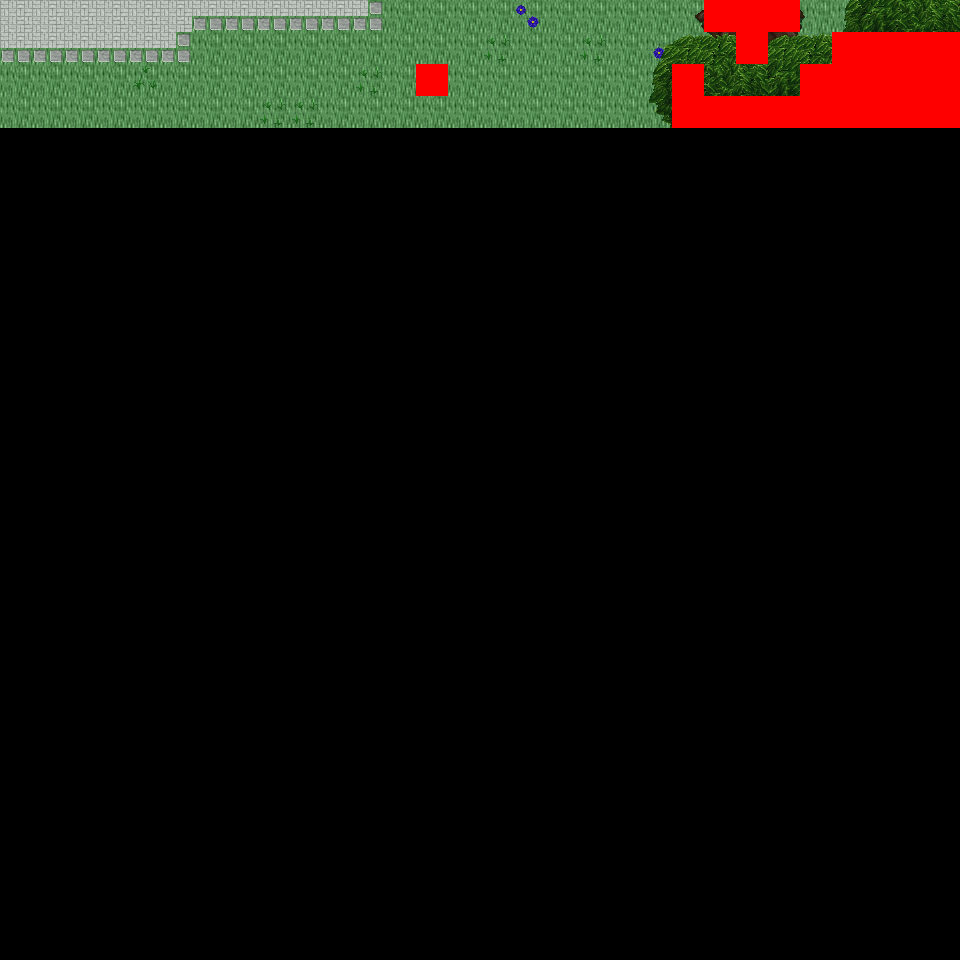

A level layout from a 2D game, rendered from its tile map. Below: a short description, then the map file with tile-grid data replaced by summaries:
An orthogonal 30x30 tile map with 32x32 px tiles, 6 tile layers (Ground, Object, Object2, Above, ...), 48 tilesets and 5 objects (5x mapExit).

<map version="1.0" orientation="orthogonal" renderorder="right-down" width="30" height="30" tilewidth="32" tileheight="32" nextobjectid="6">
  <tileset firstgid="1" name="tileset_logic_collision" tilewidth="32" tileheight="32" tilecount="1" columns="1">
    <image source="../drawable/tileset_logic_collision.png" width="32" height="32" />
  </tileset>
  <tileset firstgid="2" name="tileset_ground_ground" tilewidth="32" tileheight="32" tilecount="33" columns="3">
    <image source="../drawable/tileset_ground_ground.png" width="96" height="352" />
  </tileset>
  <tileset firstgid="35" name="tileset_ground_water_water" tilewidth="32" tileheight="32" tilecount="24" columns="3">
    <image source="../drawable/tileset_ground_water_water.png" width="96" height="256" />
  </tileset>
  <tileset firstgid="59" name="tileset_plant_grasses" tilewidth="32" tileheight="32" tilecount="6" columns="3">
    <image source="../drawable/tileset_plant_grasses.png" width="96" height="64" />
  </tileset>
  <tileset firstgid="65" name="tileset_ground_grass_edges" tilewidth="32" tileheight="32" tilecount="36" columns="12">
    <image source="../drawable/tileset_ground_grass_edges.png" width="384" height="96" />
  </tileset>
  <tileset firstgid="101" name="tileset_plant_tree_tree_green" tilewidth="32" tileheight="32" tilecount="88" columns="8">
    <image source="../drawable/tileset_plant_tree_tree_green.png" width="256" height="352" />
  </tileset>
  <tileset firstgid="189" name="tileset_ground_water_pool_grassy" tilewidth="32" tileheight="32" tilecount="27" columns="9">
    <image source="../drawable/tileset_ground_water_pool_grassy.png" width="288" height="96" />
  </tileset>
  <tileset firstgid="216" name="tileset_ground_water_water_corners" tilewidth="32" tileheight="32" tilecount="12" columns="6">
    <image source="../drawable/tileset_ground_water_water_corners.png" width="192" height="64" />
  </tileset>
  <tileset firstgid="228" name="tileset_plant_flower_daisy_blue" tilewidth="32" tileheight="32" tilecount="8" columns="2">
    <image source="../drawable/tileset_plant_flower_daisy_blue.png" width="64" height="128" />
  </tileset>
  <tileset firstgid="236" name="tileset_ground_water_channels_grassy" tilewidth="32" tileheight="32" tilecount="6" columns="3">
    <image source="../drawable/tileset_ground_water_channels_grassy.png" width="96" height="64" />
  </tileset>
  <tileset firstgid="242" name="tileset_plant_flower_daisy_yellow" tilewidth="32" tileheight="32" tilecount="8" columns="2">
    <image source="../drawable/tileset_plant_flower_daisy_yellow.png" width="64" height="128" />
  </tileset>
  <tileset firstgid="250" name="tileset_plant_flower_daisy_white" tilewidth="32" tileheight="32" tilecount="8" columns="2">
    <image source="../drawable/tileset_plant_flower_daisy_white.png" width="64" height="128" />
  </tileset>
  <tileset firstgid="258" name="tileset_building_wall_wall_brown" tilewidth="32" tileheight="32" tilecount="12" columns="3">
    <image source="../drawable/tileset_building_wall_wall_brown.png" width="96" height="128" />
  </tileset>
  <tileset firstgid="270" name="tileset_plant_bush_bushes" tilewidth="32" tileheight="32" tilecount="10" columns="5">
    <image source="../drawable/tileset_plant_bush_bushes.png" width="160" height="64" />
  </tileset>
  <tileset firstgid="280" name="tileset_plant_vine" tilewidth="32" tileheight="32" tilecount="3" columns="1">
    <image source="../drawable/tileset_plant_vine.png" width="32" height="96" />
  </tileset>
  <tileset firstgid="283" name="tileset_building_decoration_rocks_2" tilewidth="32" tileheight="32" tilecount="2" columns="1">
    <image source="../drawable/tileset_building_decoration_rocks_2.png" width="32" height="64" />
  </tileset>
  <tileset firstgid="285" name="tileset_plant_stump_stump_green" tilewidth="32" tileheight="32" tilecount="4" columns="2">
    <image source="../drawable/tileset_plant_stump_stump_green.png" width="64" height="64" />
  </tileset>
  <tileset firstgid="289" name="tileset_building_decoration_green_block" tilewidth="32" tileheight="32" tilecount="4" columns="2">
    <image source="../drawable/tileset_building_decoration_green_block.png" width="64" height="64" />
  </tileset>
  <tileset firstgid="293" name="tileset_plant_tree_tree_golden_small" tilewidth="32" tileheight="32" tilecount="6" columns="2">
    <image source="../drawable/tileset_plant_tree_tree_golden_small.png" width="64" height="96" />
  </tileset>
  <tileset firstgid="299" name="tileset_plant_flower_daisy_red" tilewidth="32" tileheight="32" tilecount="8" columns="2">
    <image source="../drawable/tileset_plant_flower_daisy_red.png" width="64" height="128" />
  </tileset>
  <tileset firstgid="307" name="tileset_plant_stump_stump_purple" tilewidth="32" tileheight="32" tilecount="4" columns="2">
    <image source="../drawable/tileset_plant_stump_stump_purple.png" width="64" height="64" />
  </tileset>
  <tileset firstgid="311" name="tileset_item_pot_dark_barrel" tilewidth="32" tileheight="32" tilecount="2" columns="1">
    <image source="../drawable/tileset_item_pot_dark_barrel.png" width="32" height="64" />
  </tileset>
  <tileset firstgid="313" name="tileset_ground_ladder_vertical_dark" tilewidth="32" tileheight="32" tilecount="3" columns="3">
    <image source="../drawable/tileset_ground_ladder_vertical_dark.png" width="96" height="32" />
  </tileset>
  <tileset firstgid="316" name="tileset_item_statue_green_stone" tilewidth="32" tileheight="32" tilecount="12" columns="4">
    <image source="../drawable/tileset_item_statue_green_stone.png" width="128" height="96" />
  </tileset>
  <tileset firstgid="328" name="tileset_item_statue_grey_stone" tilewidth="32" tileheight="32" tilecount="4" columns="2">
    <image source="../drawable/tileset_item_statue_grey_stone.png" width="64" height="64" />
  </tileset>
  <tileset firstgid="332" name="tileset_ground_rock_pebbles" tilewidth="32" tileheight="32" tilecount="3" columns="1">
    <image source="../drawable/tileset_ground_rock_pebbles.png" width="32" height="96" />
  </tileset>
  <tileset firstgid="335" name="tileset_item_corpse_huge_animal" tilewidth="32" tileheight="32" tilecount="16" columns="2">
    <image source="../drawable/tileset_item_corpse_huge_animal.png" width="64" height="256" />
  </tileset>
  <tileset firstgid="351" name="tileset_building_fence_fence_chunky" tilewidth="32" tileheight="32" tilecount="21" columns="3">
    <image source="../drawable/tileset_building_fence_fence_chunky.png" width="96" height="224" />
  </tileset>
  <tileset firstgid="372" name="tileset_building_roof_red" tilewidth="32" tileheight="32" tilecount="20" columns="5">
    <image source="../drawable/tileset_building_roof_red.png" width="160" height="128" />
  </tileset>
  <tileset firstgid="392" name="tileset_building_decoration_banner" tilewidth="32" tileheight="32" tilecount="12" columns="1">
    <image source="../drawable/tileset_building_decoration_banner.png" width="32" height="384" />
  </tileset>
  <tileset firstgid="404" name="tileset_building_door_closed" tilewidth="32" tileheight="32" tilecount="1" columns="1">
    <image source="../drawable/tileset_building_door_closed.png" width="32" height="32" />
  </tileset>
  <tileset firstgid="405" name="tileset_building_window_window_right" tilewidth="32" tileheight="32" tilecount="2" columns="2">
    <image source="../drawable/tileset_building_window_window_right.png" width="64" height="32" />
  </tileset>
  <tileset firstgid="407" name="tileset_building_decoration_floor_sparkle" tilewidth="32" tileheight="32" tilecount="18" columns="3">
    <image source="../drawable/tileset_building_decoration_floor_sparkle.png" width="96" height="192" />
  </tileset>
  <tileset firstgid="425" name="tileset_object_well" tilewidth="32" tileheight="32" tilecount="4" columns="2">
    <image source="../drawable/tileset_object_well.png" width="64" height="64" />
  </tileset>
  <tileset firstgid="429" name="tileset_building_decoration_magician_banner" tilewidth="32" tileheight="32" tilecount="3" columns="3">
    <image source="../drawable/tileset_building_decoration_magician_banner.png" width="96" height="32" />
  </tileset>
  <tileset firstgid="432" name="tileset_building_decoration_chimney" tilewidth="32" tileheight="32" tilecount="2" columns="1">
    <image source="../drawable/tileset_building_decoration_chimney.png" width="32" height="64" />
  </tileset>
  <tileset firstgid="434" name="tileset_logic_item_sheepfood" tilewidth="32" tileheight="32" tilecount="1" columns="1">
    <image source="../drawable/tileset_logic_item_sheepfood.png" width="32" height="32" />
  </tileset>
  <tileset firstgid="435" name="tileset_logic_creature_rodent" tilewidth="32" tileheight="32" tilecount="8" columns="8">
    <image source="../drawable/tileset_logic_creature_rodent.png" width="256" height="32" />
  </tileset>
  <tileset firstgid="443" name="tileset_logic_creature_animal" tilewidth="32" tileheight="32" tilecount="32" columns="8">
    <image source="../drawable/tileset_logic_creature_animal.png" width="256" height="128" />
  </tileset>
  <tileset firstgid="475" name="tileset_logic_item_resources" tilewidth="32" tileheight="32" tilecount="6" columns="6">
    <image source="../drawable/tileset_logic_item_resources.png" width="192" height="32" />
  </tileset>
  <tileset firstgid="481" name="tileset_logic_protection" tilewidth="32" tileheight="32" tilecount="2" columns="2">
    <image source="../drawable/tileset_logic_protection.png" width="64" height="32" />
  </tileset>
  <tileset firstgid="483" name="tileset_ground_green_paving" tilewidth="32" tileheight="32" tilecount="18" columns="3">
    <image source="../drawable/tileset_ground_green_paving.png" width="96" height="192" />
  </tileset>
  <tileset firstgid="501" name="tileset_building_fence_palisade" tilewidth="32" tileheight="32" tilecount="84" columns="6">
    <image source="../drawable/tileset_building_fence_palisade.png" width="192" height="448" />
  </tileset>
  <tileset firstgid="585" name="tileset_light_light_5x5" tilewidth="32" tileheight="32" tilecount="25" columns="5">
    <image source="../drawable/tileset_light_light_5x5.png" width="160" height="160" />
  </tileset>
  <tileset firstgid="610" name="tileset_light_door_light" tilewidth="32" tileheight="32" tilecount="12" columns="3">
    <image source="../drawable/tileset_light_door_light.png" width="96" height="128" />
  </tileset>
  <tileset firstgid="622" name="tileset_building_decoration_orbpedestal" tilewidth="32" tileheight="32" tilecount="2" columns="1">
    <image source="../drawable/tileset_building_decoration_orbpedestal.png" width="32" height="64" />
  </tileset>
  <tileset firstgid="624" name="tileset_item_pot_wooden_crates" tilewidth="32" tileheight="32" tilecount="6" columns="3">
    <image source="../drawable/tileset_item_pot_wooden_crates.png" width="96" height="64" />
  </tileset>
  <tileset firstgid="630" name="tileset_logic_creature_fowl" tilewidth="32" tileheight="32" tilecount="6" columns="6">
    <image source="../drawable/tileset_logic_creature_fowl.png" width="192" height="32" />
  </tileset>
  <layer name="Ground" width="30" height="30">
    <data>[900 cells, 120 non-empty, 1 distinct tile ids]</data>
  </layer>
  <layer name="Object" width="30" height="30">
    <data>[900 cells, 19 non-empty, 4 distinct tile ids]</data>
  </layer>
  <layer name="Object2" width="30" height="30">
    <data>[900 cells, 23 non-empty, 17 distinct tile ids]</data>
  </layer>
  <layer name="Above" width="30" height="30">
    <data>[900 cells, 34 non-empty, 23 distinct tile ids]</data>
  </layer>
  <layer name="Above2" width="30" height="30">
    <data>[900 cells, 1 non-empty, 1 distinct tile ids]</data>
  </layer>
  <layer name="Walkable" width="30" height="30">
    <data>[900 cells, 24 non-empty, 1 distinct tile ids]</data>
  </layer>
  <objectgroup name="MapEvents">
    <object id="1" name="north" type="mapExit" x="0" y="0" width="704" height="32">
      <properties>
        <property name="map" value="level_0_x137_y22" />
        <property name="x" value="0" />
        <property name="y" value="28" />
      </properties>
    </object>
    <object id="2" name="north2" type="mapExit" x="800" y="0" width="160" height="32">
      <properties>
        <property name="map" value="level_0_x137_y22" />
        <property name="x" value="25" />
        <property name="y" value="28" />
      </properties>
    </object>
    <object id="3" name="west" type="mapExit" x="0" y="0" width="32" height="960">
      <properties>
        <property name="map" value="level_0_x136_y23" />
        <property name="x" value="28" />
        <property name="y" value="0" />
      </properties>
    </object>
    <object id="4" name="east" type="mapExit" x="928" y="0" width="32" height="32">
      <properties>
        <property name="map" value="level_0_x138_y23" />
        <property name="x" value="1" />
        <property name="y" value="0" />
      </properties>
    </object>
    <object id="5" name="east2" type="mapExit" x="928" y="128" width="32" height="832">
      <properties>
        <property name="map" value="level_0_x138_y23" />
        <property name="x" value="1" />
        <property name="y" value="4" />
      </properties>
    </object>
  </objectgroup>
</map>
